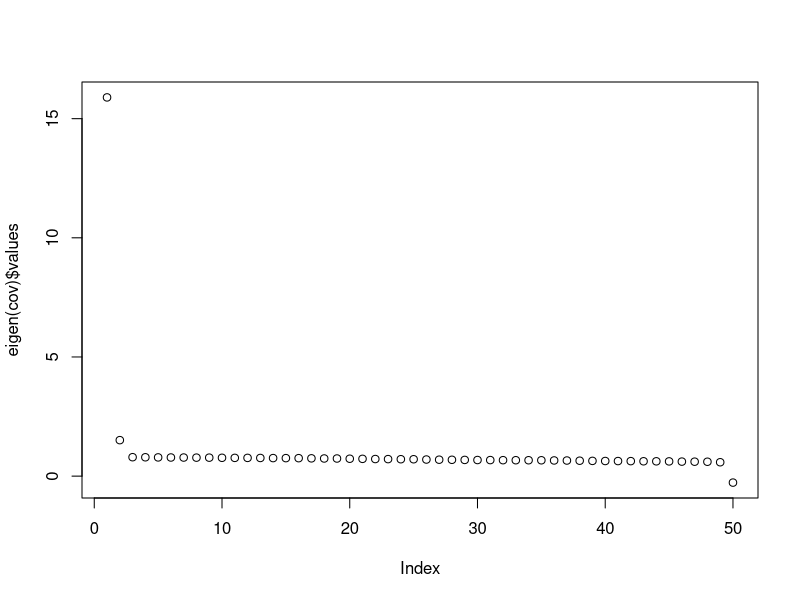

Recreate this plot in R. (Note: this script raises an error after producing the figure.)
dim <- 50
cov <- matrix(runif(n = 100, min = 0.1, max = 0.2), dim, dim); cov <- cov + t(cov); diag(cov) <- 1
cov
eigen(cov)$vectors %*% diag(eigen(cov)$values) %*% t(eigen(cov)$vectors)
solve(eigen(cov)$vectors)
plot(eigen(cov)$values)
cov

vec <- rnorm(n = 10, mean = 0, sd = 1)
vec <- vec / sum(vec^2)^0.5

vec2 <- rnorm(n = 9, mean = 0, sd = 1)
vec2[10] <- -1 * sum(vec2 * vec[-10]) / vec[10]
vec2 <- vec2 / sum(vec2^2)^0.5
sum(vec2 * vec)

vec3 <- rnorm(n = 8, mean = 0, sd = 1)
vec3[9:10] <- -1 * solve(matrix(data = c(vec[9:10], vec2[9:10]), nrow = 2, ncol = 2, byrow = T)) %*% c(sum(vec3 * vec[-c(9:10)]), sum(vec3 * vec2[-c(9:10)])) 
sum(vec * vec3)
sum(vec2 * vec3)

dim <- 10
eigvecs <- matrix(0, dim, dim)
for(i in 1:dim){
  vec <- rnorm(n = dim + 1 - i, mean = 0, sd = 1)
  if(i == 1){
  vec <- abs(vec)
  vec <- vec * rep(x = c(1,-1), length.out =(dim+1-i))
  vec <- -abs(vec)
  }
  if(i > 1){
    if (i == 2){
      vec[(dim+2-i):dim] <- -1 * solve(eigvecs[1:(i-1), (dim+2-i):dim]) %*% sum((vec * eigvecs[1:(i-1), -((dim+2-i):dim)])) 
    } else {
      vec[(dim+2-i):dim] <- -1 * solve(eigvecs[1:(i-1), (dim+2-i):dim]) %*% sapply(1:(i-1), function(x) sum(vec * eigvecs[x, -((dim+2-i):dim)]))
    }
  }
  vec <- vec / sum(vec^2)^0.5 #convert to unit vector
  eigvecs[i,] <- vec
}
eigvecs <- t(eigvecs)
round(eigvecs %*% t(eigvecs), 5)
eigvals <- dexp(x = sort(rexp(n = dim, rate = 10), decreasing = F), rate = 10)
eigvals[1] <- 50*eigvals[1]
cov <- eigvecs %*% diag(eigvals) %*% t(eigvecs)
cor <- cov2cor(cov)
cor
is.positive.definite(cov)
rmvnorm(100, sigma = cov)
